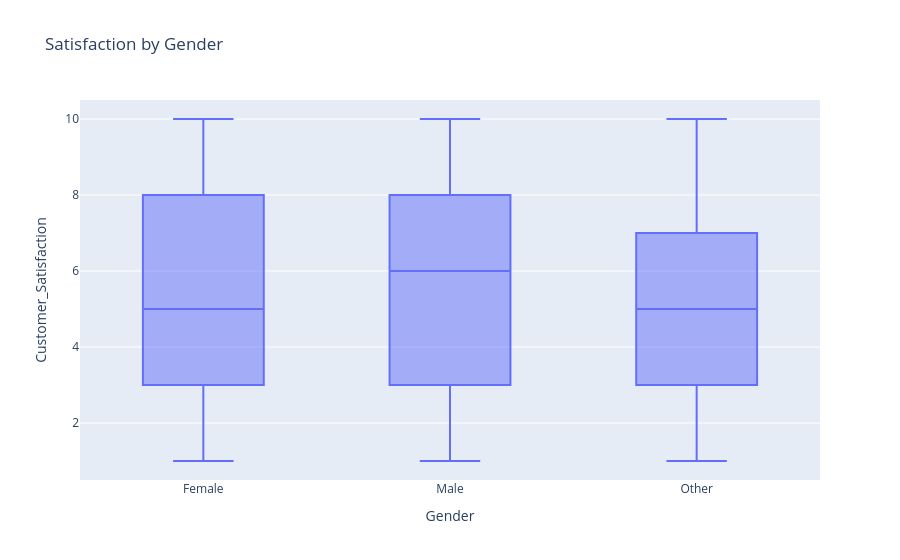

This figure's notebook cell:
### Code cell
# Is there a correlation between customer satisfaction and gender?
df.groupby('Gender')['Customer_Satisfaction'].mean()

px.box(df, x='Gender', y='Customer_Satisfaction', title='Satisfaction by Gender')

### Figure 1 — Plotly figure (JSON) as saved in the notebook; plotly's stock layout.template omitted (floating-point values rounded to 4 significant figures; data arrays with more than 128 entries replaced by an {"elided": "..."} marker saying what was removed)
{"data": [{"alignmentgroup": "True", "hovertemplate": "Gender=%{x}<br>Customer_Satisfaction=%{y}<extra></extra>", "legendgroup": "", "marker": {"color": "#636efa"}, "name": "", "notched": false, "offsetgroup": "", "orientation": "v", "showlegend": false, "type": "box", "x": {"elided": "1000 str values"}, "x0": " ", "xaxis": "x", "y": {"elided": "1000 int values"}, "y0": " ", "yaxis": "y"}], "layout": {"boxmode": "group", "legend": {"tracegroupgap": 0}, "title": {"text": "Satisfaction by Gender"}, "xaxis": {"anchor": "y", "domain": [0, 1], "title": {"text": "Gender"}}, "yaxis": {"anchor": "x", "domain": [0, 1], "title": {"text": "Customer_Satisfaction"}}}}
